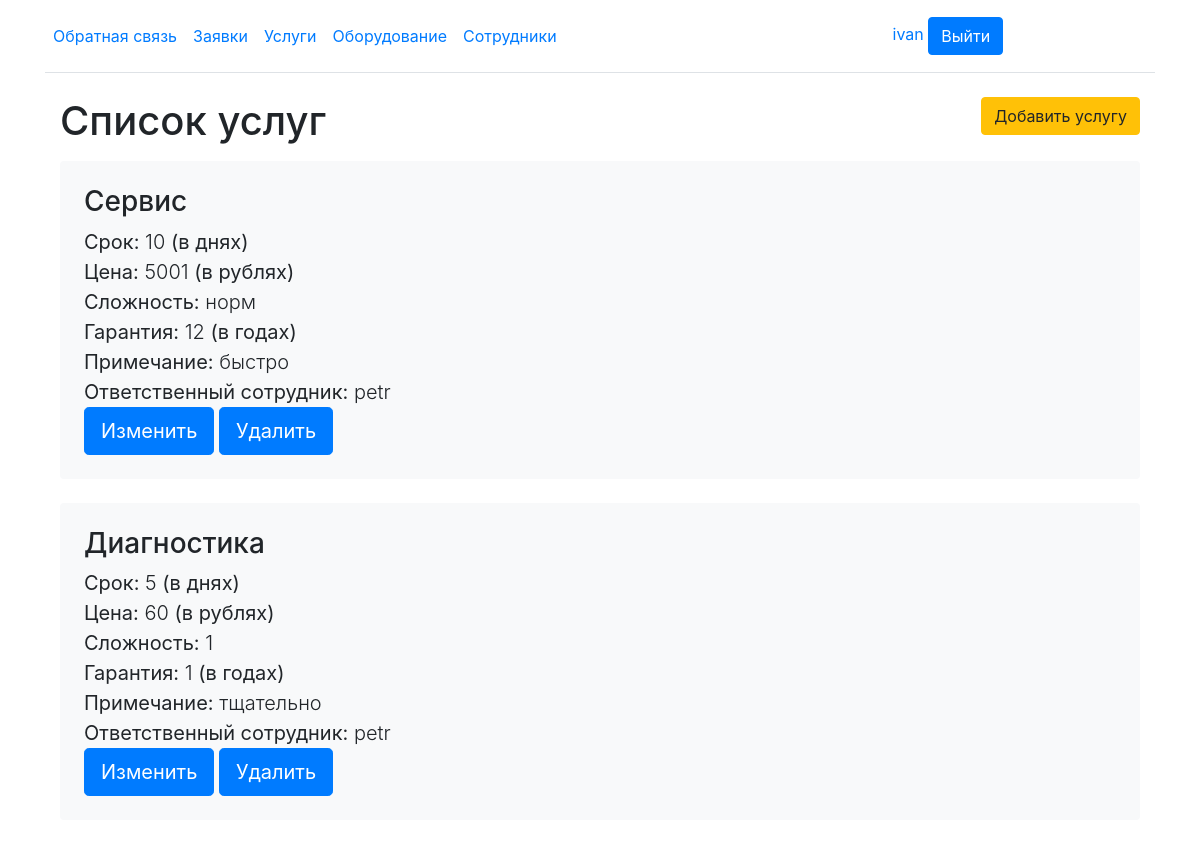
The page /works (signed in) on the database its author committed.
### zavod/models.py (models this page shows, shortened)
class Work(models.Model):
    name = models.CharField(max_length=255)
    duration = models.IntegerField(blank=False)
    price = models.IntegerField(default=0)
    difficult = models.CharField(max_length=255)
    note = models.TextField(max_length=255)
    garantiya = models.IntegerField(default=1)
    id_employee = models.ForeignKey(User, on_delete=models.PROTECT, null=True)

### zavod/views.py (the view)
# urls.py: path('works', WorkList.as_view(), name='works'),
class WorkList(LoginRequiredMixin,DataMixin,ListView):
    login_url = 'login/'
    redirect_field_name = ''
    model = Work
    template_name = 'works.html'
    context_object_name = 'posts'
    success_url = reverse_lazy('home')
    def get_context_data(self, *, object_list=None, **kwargs):
        context = super().get_context_data(**kwargs)
        c_def = self.get_user_context(title="Список услуг")
        return dict(list(context.items()) + list(c_def.items()))

### zavod/utils.py (called while the page is built, shortened)
    def get_user_context(self, **kwargs):
        context = kwargs
        user_menu = menu.copy()
        if self.request.user.groups.all().exists() and str(self.request.user.groups.all()[0]) == 'clients':
            user_menu.pop(6)
            user_menu.pop(6)
            user_menu.pop(6)
        context['menu'] = user_menu
        return context

### zavod/templates/works.html
{% extends 'base.html' %}
{% block content %}
<main class="container">
    <div class="row">
        <div class="col">
            <h1 class="pb-2">{{title}}</h1>
        </div>
        {% if perms.zavod.change_work %}
        <div class="col-auto">
            <a href="{% url 'add_work' %}" class="btn btn-warning">Добавить услугу</a>
        </div>
        {% endif %}
    </div>
    {% for p in posts %}
    <a href="{% url 'work' p.id %}" style="text-decoration: none; color: inherit;">
        <div class="bg-body-tertiary p-4 rounded mb-4" style="background-color: #f8f9fa;">
            <h3>{{p.name}}</h3>
            <div class="lead">
                <div><strong>Срок:</strong> {{p.duration}}<strong> (в днях)</strong></div>
                <div><strong>Цена:</strong> {{p.price}}<strong> (в рублях)</strong></div>
                 <div><strong>Сложность:</strong> {{p.difficult}}</div>
                <div><strong>Гарантия:</strong> {{p.garantiya}}<strong> (в годах)</strong></div>
                <div><strong>Примечание:</strong> {{p.note}}</div>
                <div><strong>Ответственный сотрудник:</strong> {{p.id_employee}}</div>
            </div>
            {% if perms.zavod.change_work %}
            <a class="btn btn-lg btn-primary" href="{% url 'work-update' p.id %}" role="button">Изменить</a>
            {% endif %}
            {% if perms.zavod.delete_work %}
            <a class="btn btn-lg btn-primary" href="{% url 'work-delete' p.id %}" role="button">Удалить</a>
            {% endif %}
        </div>
    </a>
    {% endfor %}
</main>
{% endblock %}

### zavod/templates/base.html (shortened to what this page needs)
<!DOCTYPE html>
<html>
<head>
    {% load static %}
    <link rel="stylesheet" href=" {% static 'css/style.css' %}">
    <link rel="stylesheet" href=" {% static 'bootstrap/css/bootstrap.min.css' %}">
</head>
<body>
{% block mainmenu %}
<div class="container">
    <header class="d-flex flex-wrap align-items-center justify-content-center justify-content-md-between py-3 mb-4 border-bottom">
        <ul class="nav col-12 col-md-auto mb-2 justify-content-center mb-md-0">
            {% if request.user.is_authenticated %}
                <li><a class="nav-link px-2" href="{% url 'contact' %}">Обратная связь</a></li>
                <li><a class="nav-link px-2" href="{% url 'requestsJob' %}">Заявки</a></li>
                <li><a class="nav-link px-2" href="{% url 'works' %}">Услуги</a></li>
                <li><a class="nav-link px-2" href="{% url 'home' %}">Оборудование</a></li>
                {% if perms.zavod.change_work %}
                    <li><a class="nav-link px-2" href="{% url 'employees' %}">Сотрудники</a></li>
                {%endif%}
            {% else %}
                <li><a class="nav-link px-2" href="{% url 'about' %}">О сайте</a></li>
                <li><a class="nav-link px-2" href="{% url 'contact' %}">Обратная связь</a></li>
            {% endif %}
        </ul>
        <div class="col-md-3 text-end">
            {% if request.user.is_authenticated %}
                <span class="me-2" style="text-decoration: none; color: #007bff;">{{user.username}}</span>
                <a type="button" class="btn btn-primary" href="{% url 'logout' %}">Выйти</a>
            {% else %}
                <a type="button" class="btn btn-outline-primary me-2" href="{% url 'register' %}">Регистрация</a>
                <a type="button" class="btn btn-primary" href="{% url 'login' %}">Войти</a>
            {% endif %}
        </div>
    </header>
    {% endblock mainmenu %}
    {% block content %}
    {% endblock %}
</div>
</body>
</html>

### diplom/static/css/style.css (style rules this page uses)
body { background: #2c2c2c; }

### rows shown on the page
Work: name "Сервис", duration "10", price "5001", difficult "норм", garantiya "12", note "быстро", id_employee "petr"
Work: name "Диагностика", duration "5", price "60", difficult "1", garantiya "1", note "тщательно", id_employee "petr"

### other values the page prints
{{ user.username }} "ivan"
{{ title }} "Список услуг"
